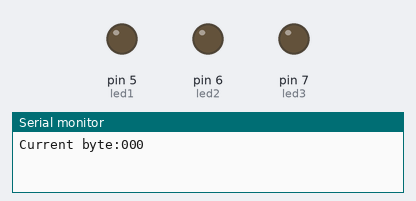
Bench run of a sketch on a simulated Arduino Uno, built with avr-gcc and run on an emulated ATmega328P. On the bench: output pins drawn as LEDs (lit = HIGH), the last lines printed to the serial monitor.

Above: at 0.5 s.
At 2.5 s:
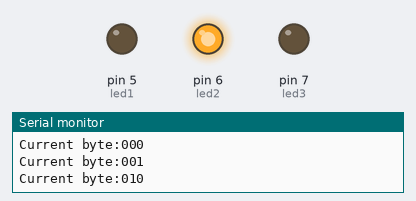
At 3.5 s:
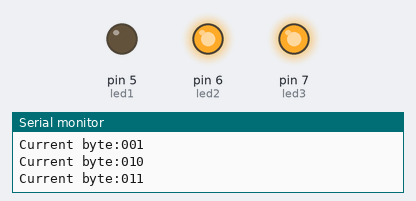
At 4.5 s:
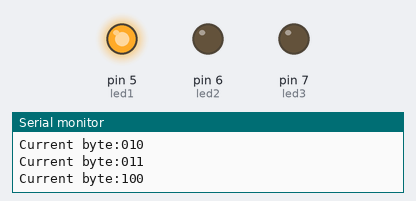
At 6.5 s:
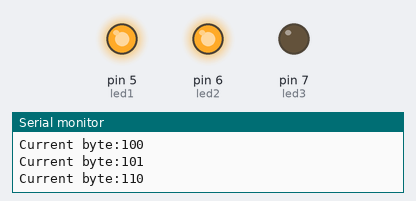
At 9.5 s:
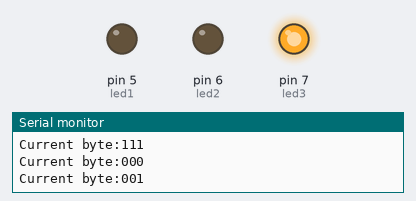
Timing chart, 0 to 10.4 s (numbered marks = the images above):
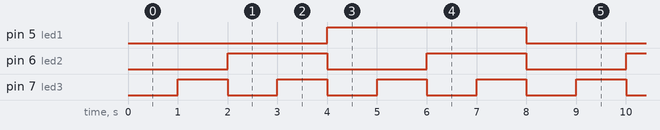

Measured:
- by itself, pin 5 (led1): alternates HIGH for 4.0 s and LOW for 4.0 s
- by itself, pin 6 (led2): alternates HIGH for 2.0 s and LOW for 2.0 s
- by itself, pin 7 (led3): alternates HIGH for 1.0 s and LOW for 1.0 s

The sketch:

3Bits_Counter.ino
```cpp
int led1=5,led2=6,led3=7,state;
byte data=0b000;
String info;
void setup() {
 Serial.begin(9600);
 for(int i=5;i<=7;i++){
  pinMode(i,OUTPUT);
 }
}
void loop() {
 info=String(data,BIN);
  while(info.length()<3){
    info="0"+info;
  }
 Serial.print("Current byte:");
  Serial.println(info);
   for(int j=0;j<=2;j++){
    char c=info.charAt(j);
    state=byte(c)-48;
   if(j==0){
    digitalWrite(led1,state);}
    else if(j==1){
    digitalWrite(led2,state);}
    else if(j==2){
    digitalWrite(led3,state);}
   }
  data+=1;
if(info=="111"){data=0b000;}
delay(1000);
}
```
